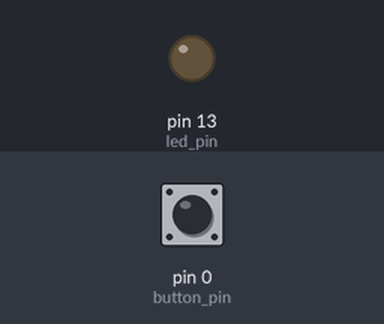
Simulated run of this sketch. Board: Arduino Uno, built with avr-gcc and run on an emulated ATmega328P. Shown: output pins drawn as LEDs (lit = HIGH). The test bench sets the inputs (shaded band); at power-on: pin 0 (button_pin) LOW.

Above: at 1.2 s.
1.3 s: pin 0 (button_pin) pulled HIGH for 0.15 s
At 2.5 s:
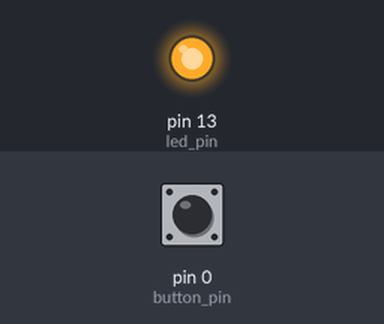
2.9 s: pin 0 (button_pin) pulled HIGH for 1 s
At 3.2 s:
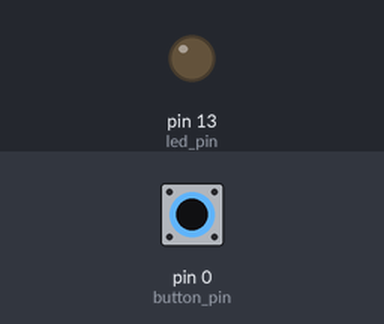
5.4 s: pin 0 (button_pin) pulled HIGH for 3.2 s
At 6.0 s:
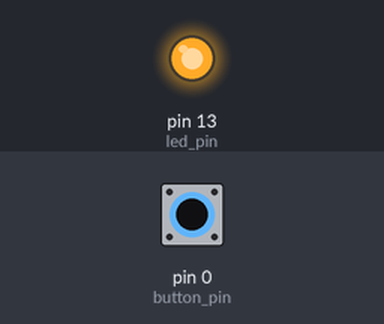
Timing chart, 0 to 8.4 s (numbered marks = the images above; inputs shaded):
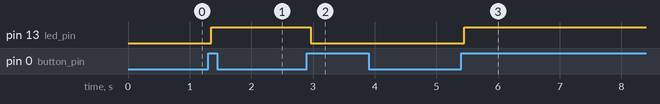

The sketch:

Pratica_05_Le_botao_com_debounce.ino
```cpp
// Curso de Introdução a Sistemas Embarcados com Arduino
// Prof. Felipe N. Martins
// www.nossosrobos.blogspot.com
//
// Prática 5 - Leitura de Sinal Digial
// Objetivo: cada vez que o botão for pressionado, o LED deve
// ter seu estado invertido
//
// Hardware adicionado:
// Botão - pino 0
// Usa tecnica de debounce

int led_pin = 13;
int led_state = LOW;
int button_pin = 0;
int button_state;

// the setup routine runs once when you press reset:
void setup() {
  pinMode(led_pin, OUTPUT);
  pinMode(button_pin, INPUT);
}

// the loop routine runs over and over again forever:
void loop() {
  // Enquanto o botão não for pressionado, não faz nada.
  while (digitalRead(button_pin)!=0){
    delay(20);
  }
  // Depois que o botão é pressionado, aguarda ser solto
  while (digitalRead(button_pin)==0){
    delay(20);
  }
  // Atraso para aguardar oscilação de contato terminar
  delay(50);
  // Inverte o estado da variável led_state
  led_state = !led_state;
  // Copia variável led_state para o pino do LED
  digitalWrite(led_pin, led_state);
}
```

Measured:
- after the input at 1.3 s, pin 13 (led_pin): LOW → HIGH after 0.05 s
- after the input at 2.9 s, pin 13 (led_pin): HIGH → LOW after 0.06 s
- after the input at 5.4 s, pin 13 (led_pin): LOW → HIGH after 0.05 s
